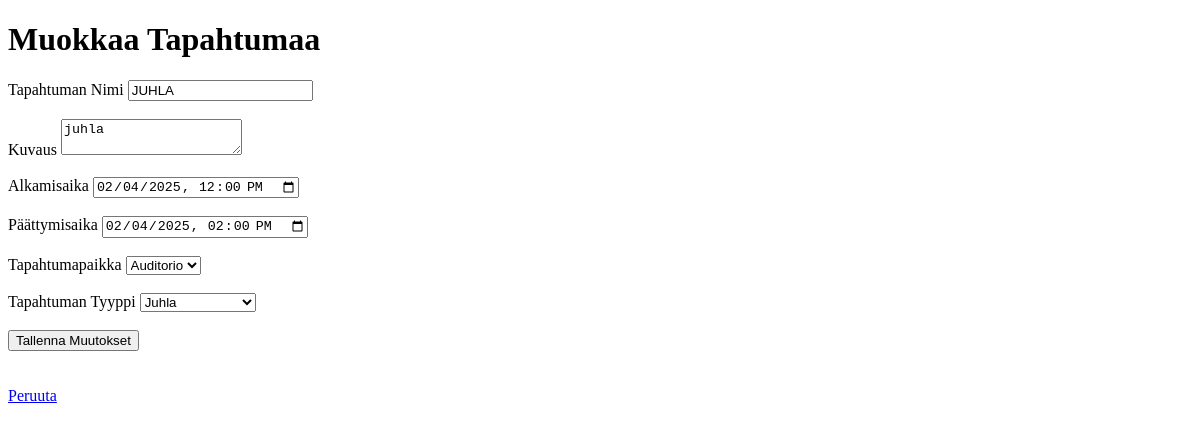
Before: /edit_event/14 (signed in) with the older database file.
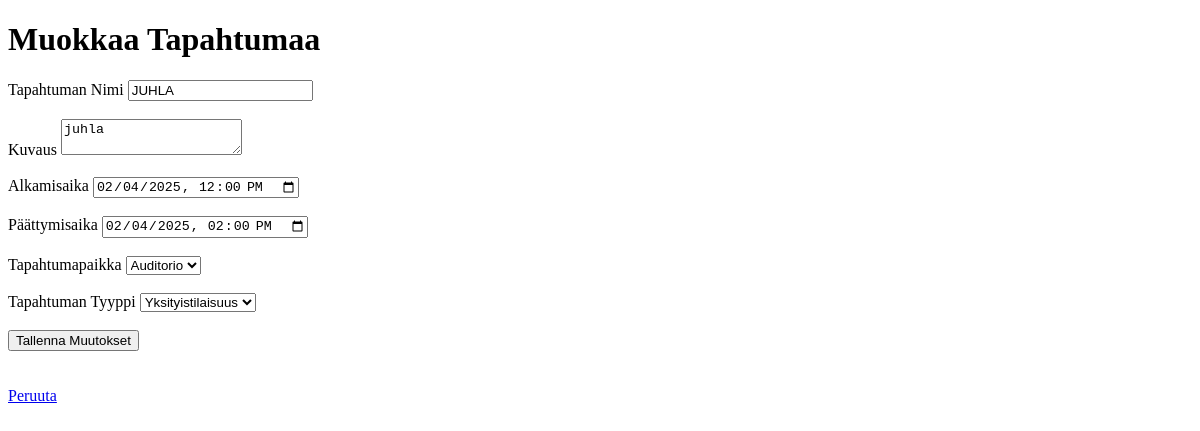
After: the same page with the newer database file.
### tables this page shows
CREATE TABLE events (
    id INTEGER PRIMARY KEY AUTOINCREMENT,
    title TEXT NOT NULL,
    description TEXT,
    event_start TEXT NOT NULL,
    event_end TEXT NOT NULL,
    event_space TEXT
, event_type TEXT, username TEXT);

### app.py (the view, shortened to what this page needs)
@app.route("/edit_event/<int:event_id>", methods=["GET", "POST"])
def edit_event(event_id):
    if "username" not in session:
        flash("Sinun täytyy kirjautua sisään muokataksesi tapahtumaa.", "danger")
        return redirect(url_for("login"))
    event = events.get_event_by_id(event_id)
    if event is None or event["username"] != session["username"]:
        flash("Tätä tapahtumaa ei löydy tai et omista tätä tapahtumaa.", "danger")
        return redirect(url_for("my_events"))
    return render_template("edit_event.html", event=event)

### db.py (called while the page is built)
def get_connection():
    con = sqlite3.connect("database.db")
    con.execute("PRAGMA foreign_keys = ON")
    con.row_factory = sqlite3.Row
    return con

def query(sql, params=[]):
    con = get_connection()
    result = con.execute(sql, params).fetchall()
    con.close()
    return result

### events.py (called while the page is built)
def get_event_by_id(event_id):
    sql = """
        SELECT id, title, description, event_start, event_end, event_space, event_type, username
        FROM events
        WHERE id = ?
    """
    result = db.query(sql, [event_id])
    if result:
        event_id, title, description, event_start, event_end, event_space, event_type, username = result[0]
        return {
            "id": event_id,
            "title": title,
            "description": description,
            "event_start": event_start,
            "event_end": event_end,
            "event_space": event_space,
            "event_type": event_type,
            "username": username
        }
    return None

### templates/edit_event.html (shortened to what this page needs)
<!DOCTYPE html>
<html lang="fi">
<head>
</head>
<body>
    <h1>Muokkaa Tapahtumaa</h1>
    <form method="POST">
        <label for="title">Tapahtuman Nimi</label>
        <input type="text" id="title" name="title" value="{{ event.title }}" required><br><br>
        <label for="description">Kuvaus</label>
        <textarea id="description" name="description" required>{{ event.description }}</textarea><br><br>
        <label for="event-start">Alkamisaika</label>
        <input type="datetime-local" id="event-start" name="event-start" value="{{ event.event_start }}" required><br><br>
        <label for="event-end">Päättymisaika</label>
        <input type="datetime-local" id="event-end" name="event-end" value="{{ event.event_end }}" required><br><br>
        <label for="event-space">Tapahtumapaikka</label>
        <select name="event-space" id="event-space">
            <option value="space1" {% if event.event_space == "space1" %}selected{% endif %}>Auditorio</option>
        </select><br><br>
        <label for="event-type">Tapahtuman Tyyppi</label>
        <select name="event-type" id="event-type">
            <option value="yksityistilaisuus" {% if event.event_type|lower == "yksityistilaisuus" %}selected{% endif %}>Yksityistilaisuus</option>
            <option value="juhla" {% if event.event_type|lower == "juhla" %}selected{% endif %}>Juhla</option>
        </select>
        <br><br>
        <button type="submit">Tallenna Muutokset</button>
    </form>
    <br><br>
    <a href="/my_events">Peruuta</a>
</body>
</html>

Changed rows visible on the page:
changed events "JUHLA": event-type "Juhla" → "Yksityistilaisuus"
